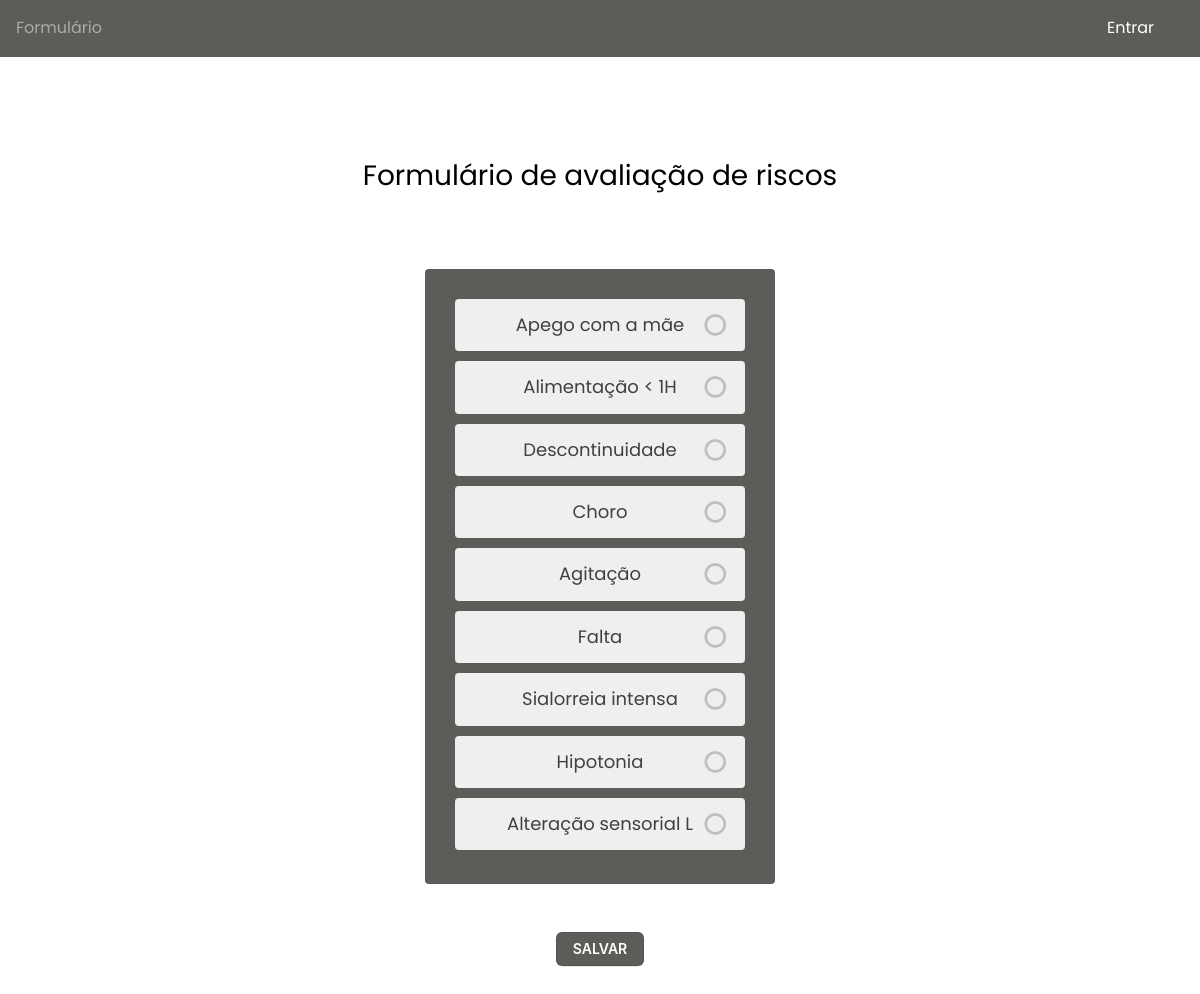
The page / on the database its author committed.
### checklist/models.py (models this page shows, shortened)
class Risk(models.Model):
    risk_name = models.CharField(max_length=100)
    frequency_occurrence = models.IntegerField()
    severity_occurrence = models.IntegerField()
    chance_detection = models.IntegerField()
    active = models.BooleanField(default=1)
    date_creation = models.DateField(default=timezone.now)

### checklist/views.py (the view)
# urls.py: path('', views.checklist, name="checklist"),
def checklist(request):
	all_risks = Risk.objects.filter(active=1)
	return render(request, 'checklist.html', {'risks': all_risks})

### checklist/templates/checklist.html (shortened to what this page needs)
{% extends 'base.html'%}
{% load static %}
{% block css%}
<link rel="stylesheet" href="{% static 'css/checklist.css' %}">
{% endblock%}
{% block content%}
<section class="ftco-section">
    <div class="container">
        <div class="row">
            <div class="col-md-12 text-center">
                <h2 class="heading-section mb-5 pb-md-4">Formulário de avaliação de riscos</h2>
            </div>
        </div>
        <form action="{% url 'save_record' %}" method="post">
            <div class="row justify-content-center">
                <div class="col-md-4">
                    <div class="wrap w-100">
                        <div class="heading-title mb-4 text-center">
                            <ul class="ks-cboxtags p-0 m-0">
                                {% for risk in risks%}
                                <li>
                                    <label for="{{risk.id}}">{{risk.risk_name}}</label>
                                </li>
                                {% endfor %}
                            </ul>
                        </div>
                    </div>
                </div>
            </div>
            <div class="row justify-content-center my-5">
                <button class="save-button" type="submit">SALVAR</button>
            </div>
        </form>
    </div>
</section>
{% endblock %}

### templates/base.html (shortened to what this page needs)
{% load static %}
<!DOCTYPE html>
<html lang="pt-br">
  <head>
    <link rel="stylesheet" href="{% static '_bootstrap/css/style.css' %}" />
    <link rel="stylesheet" href="https://stackpath.bootstrapcdn.com/font-awesome/4.7.0/css/font-awesome.min.css" />
    <link rel="stylesheet" media="screen" href="{% static 'css\base.css' %}" />
    {% block css %}
    {% endblock %}
  </head>
  <body>
    <nav class="navbar navbar-expand-lg navbar-light" id="nav-bar">
      <div class="row container-fluid">
        <ul class="nav navbar-nav navbar-center">
          <li class="active">
            <a href="{% url 'checklist' %}">Formulário</a>
          </li>
        </ul>
        <ul class="nav navbar-nav navbar-right">
          {% if not user.is_authenticated %}
          <li>
            <a href="{% url 'login' %}"> Entrar</a>
          </li>
          {% endif %}
        </ul>
      </div>
    </nav>
    {% block content %}
    {% endblock %}
  </body>
</html>

### templates/static/css/base.css (style rules this page uses)
body { background-color: #fff; }
#nav-bar { background-color: #5c5c59; list-style-type: none; margin: 0; padding: 0; overflow: hidden; }
#nav-bar li { float: left; }
#nav-bar li a { display: block; font-size: 16px; color: #fff; text-align: center; padding: 14px 16px; text-decoration: none; }

### templates/static/css/checklist.css (style rules this page uses)
a { transition: .3s all ease; color: #5c5c59; }
button { transition: .3s all ease; }
.ftco-section { padding: 7em 0; }
.wrap { padding: 30px 30px 10px 30px; background: #5c5c59; border-radius: 4px; }
ul.ks-cboxtags { list-style: none; padding: 20px; }
ul.ks-cboxtags li { display: block; }
ul.ks-cboxtags li label { display: inline-block; background-color: rgba(255, 255, 255, 0.9); color: #404040; font-size: 18px; border-radius: 4px; white-space: nowrap; -webkit-touch-callout: none; -webkit-user-select: none; -moz-user-select: none; -ms-user-select: none; user-select: none; -webkit-tap-highlight-color: transparent; transition: all .3s; display: block; }
ul.ks-cboxtags li label { padding: 10px 20px; cursor: pointer; }
ul.ks-cboxtags li label::before { display: inline-block; font-style: normal; font-variant: normal; text-rendering: auto; -webkit-font-smoothing: antialiased; font-family: "FontAwesome"; font-weight: 900; font-size: 24px; padding: 0; margin-right: 15px; content: "\f1db"; color: rgba(0, 0, 0, 0.2); transition: transform .3s ease-in-out; position: absolute; right: 50px; margin-top: -5px; }
.save-button { appearance: none; background-color: #5c5c59; border: 1px solid rgba(27, 31, 35, 0.15); border-radius: 6px; box-shadow: rgba(27, 31, 35, 0.1) 0 1px 0; box-sizing: border-box; color: #fff; cursor: pointer; display: inline-block; font-family: -apple-system,system-ui,"Segoe UI",Helvetica,Arial,sans-serif,"Apple Color Emoji","Segoe UI Emoji"; font-size: 14px; font-weight: 600; line-height: 20px; padding: 6px 16px; position: relative; text-align: center; text-decoration: none; user-select: none; -webkit-user-select: none; touch-action: manipulation; vertical-align: middle; white-space: nowrap; }

### rows shown on the page
Risk: risk_name "Apego com a mãe"
Risk: risk_name "Alimentação < 1H"
Risk: risk_name "Descontinuidade"
Risk: risk_name "Choro"
Risk: risk_name "Agitação"
Risk: risk_name "Falta"
Risk: risk_name "Sialorreia intensa"
Risk: risk_name "Hipotonia"
Risk: risk_name "Alteração sensorial L"
